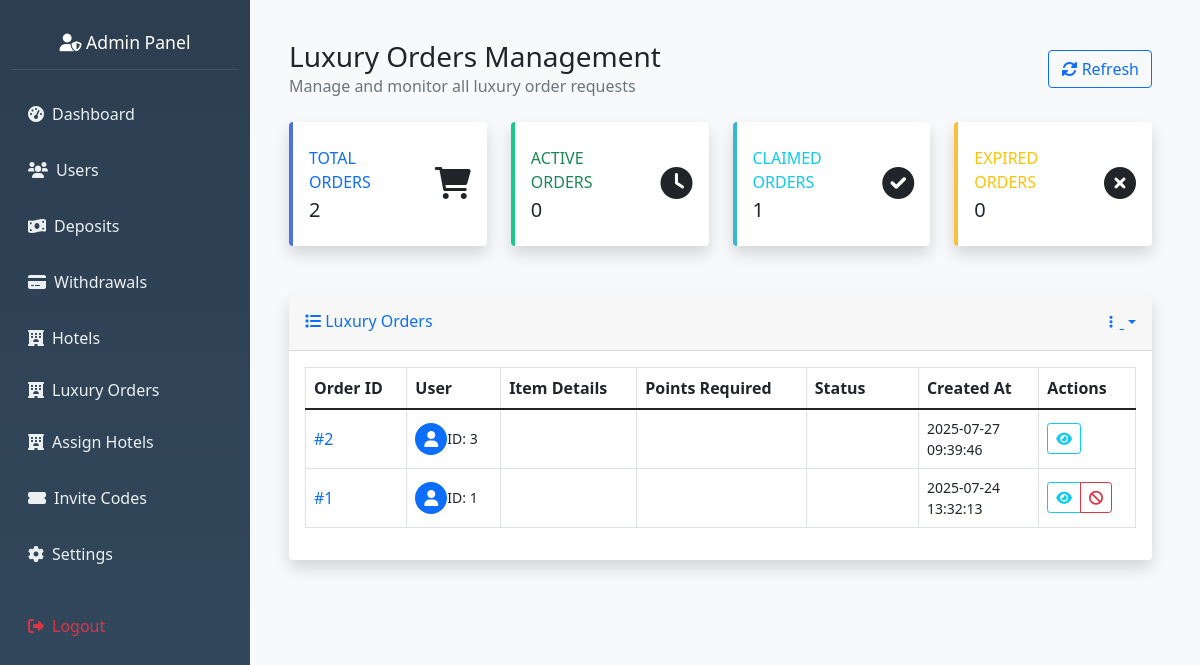
Before: /admin/luxury_orders (signed in) with the older database file.
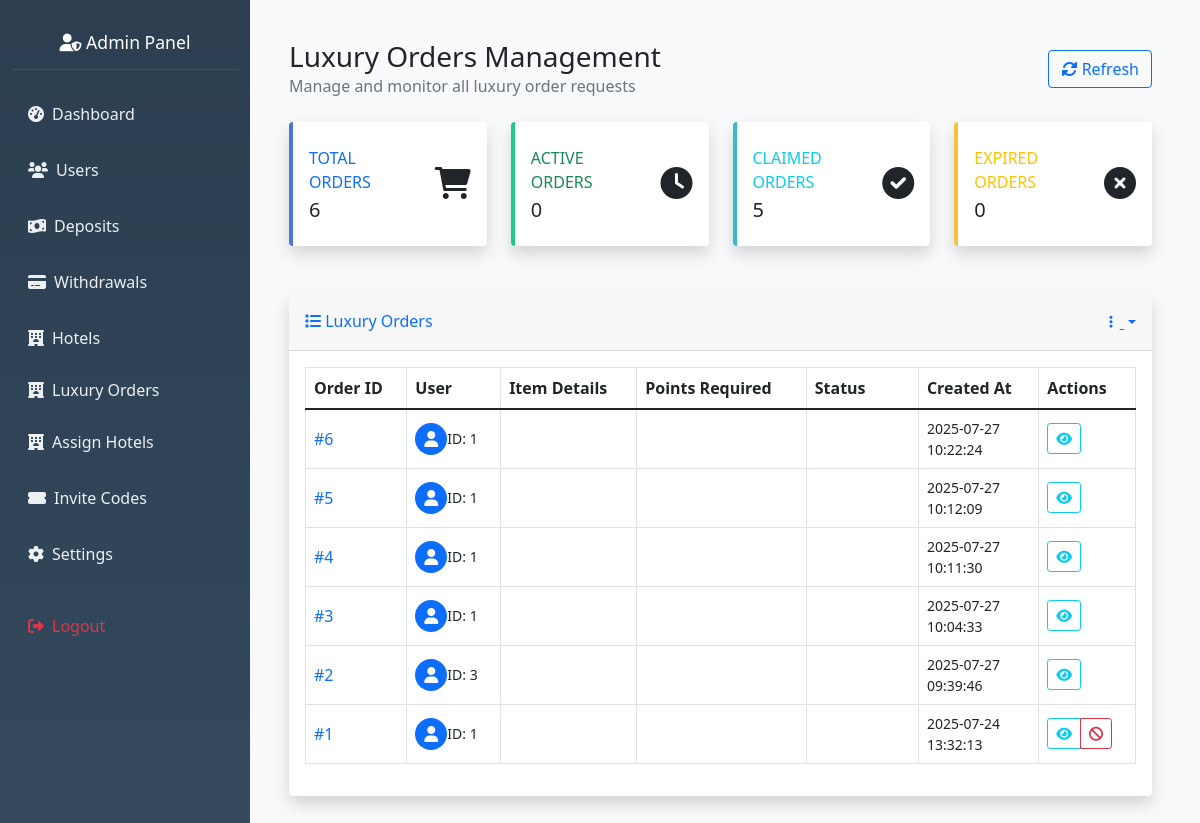
After: the same page with the newer database file.
### hotel_app/models.py (models this page shows, shortened)
class LuxuryOrder(db.Model):
    __tablename__ = 'luxury_orders'
    id = db.Column(db.Integer, primary_key=True)
    user_id = db.Column(db.Integer, db.ForeignKey('user.id'), nullable=False)
    title = db.Column(db.String(255), nullable=False)
    description = db.Column(db.Text)
    amount = db.Column(db.Float, nullable=False)
    image_url = db.Column(db.String(500))
    status = db.Column(db.String(50), default='active')  # active, claimed, expired
    created_by = db.Column(db.Integer, db.ForeignKey('user.id'), nullable=False)  # Admin who created it
    created_at = db.Column(db.DateTime, default=datetime.utcnow)
    claimed_at = db.Column(db.DateTime)
    expires_at = db.Column(db.DateTime)  # Optional expiration
    user = db.relationship('User', foreign_keys=[user_id], backref='luxury_orders')
    admin = db.relationship('User', foreign_keys=[created_by])

class User(db.Model, UserMixin):
    __tablename__ = 'user'
    id = db.Column(db.Integer, primary_key=True)
    nickname = db.Column(db.String(80))
    user_id = db.Column(db.String(6), unique=True)
    agent_id = db.Column(db.String(6), unique=True)
    contact = db.Column(db.String(20))
    invitation_code = db.Column(db.String(20))
    member_points = db.Column(db.Integer, default=0)
    trial_bonus = db.Column(db.Float, default=564.00)
    balance = db.Column(db.Float, default=564.00)
    total_deposits = db.Column(db.Float, default=0.0)
    vip_level = db.Column(db.String(10), default='VIP0')
    withdrawal_password = db.Column(db.String(100))
    password_hash = db.Column(db.String(100))
    is_active = db.Column(db.Boolean, default=False)
    created_at = db.Column(db.DateTime, default=datetime.utcnow)
    session_locked = db.Column(db.Boolean, default=False)
    total_commission_earned = db.Column(db.Float, default=0.0)
    first_session_completed = db.Column(db.Boolean, default=False)
    session_reset_date = db.Column(db.String)
    bound_wallet_type = db.Column(db.String(20))
    max_first_session_reservations = db.Column(db.Integer, default=35)
    wallet_bound_at = db.Column(db.DateTime)
    second_session_reservations_count = db.Column(db.Integer, default=0)
    second_session_commission = db.Column(db.Float, default=0.0)
    bound_wallet_address = db.Column(db.String(200))
    first_session_commission = db.Column(db.Float, default=0.0)
    first_session_reservations_count = db.Column(db.Integer, default=0)
    current_session = db.Column(db.String(10), default='first')
    revolut_name = db.Column(db.String(100))
    revolut_iban = db.Column(db.String(50))
    revolut_revtag = db.Column(db.String(20))
    ip_address = db.Column(db.String(45))  # IPv6 can be up to 45 characters
    country = db.Column(db.String(100))
    country_code = db.Column(db.String(2))
    region = db.Column(db.String(100))
    city = db.Column(db.String(100))
    latitude = db.Column(db.Float)
    longitude = db.Column(db.Float)
    timezone = db.Column(db.String(50))
    isp = db.Column(db.String(255))
    last_location_update = db.Column(db.DateTime, default=datetime.utcnow)
    reservations = db.relationship('Reservation', backref='user', lazy=True)
    deposit_requests = db.relationship('DepositRequest', backref='user', lazy=True)
    withdrawal_requests = db.relationship('WithdrawalRequest', backref='user', lazy=True)
    hotel_assignments = db.relationship('UserHotelAssignment', backref='user', lazy=True)
    hotel_ratings = db.relationship('UserHotelRating', backref='user', lazy=True)

### hotel_app/routes.py (the view)
@app.route('/admin/luxury_orders')
@admin_required
def admin_luxury_orders():
    page = request.args.get('page', 1, type=int)
    per_page = 20
    orders = LuxuryOrder.query.join(User, LuxuryOrder.user_id == User.id)\
                             .order_by(LuxuryOrder.created_at.desc())\
                             .paginate(page=page, per_page=per_page, error_out=False)
    return render_template('admin_luxury_orders.html', orders=orders)

### hotel_app/templates/admin_luxury_orders.html (shortened to what this page needs)
{% extends 'admin_base.html' %}
{% block content %}
<div class="container-fluid px-4">
    <div class="d-flex justify-content-between align-items-center py-4">
        <div>
            <h1 class="h3 mb-0 text-gray-800">Luxury Orders Management</h1>
            <p class="mb-0 text-muted">Manage and monitor all luxury order requests</p>
        </div>
        <div class="d-flex gap-2">
            <button class="btn btn-outline-primary" onclick="refreshPage()">
                <i class="fas fa-sync-alt"></i> Refresh
            </button>
        </div>
    </div>
    <div class="row mb-4">
        <div class="col-xl-3 col-md-6 mb-4">
            <div class="card border-left-primary shadow h-100 py-2">
                <div class="card-body">
                    <div class="row no-gutters align-items-center">
                        <div class="col mr-2">
                            <div class="text-xs font-weight-bold text-primary text-uppercase mb-1">
                                Total Orders</div>
                            <div class="h5 mb-0 font-weight-bold text-gray-800">{{ orders.total }}</div>
                        </div>
                        <div class="col-auto">
                            <i class="fas fa-shopping-cart fa-2x text-gray-300"></i>
                        </div>
                    </div>
                </div>
            </div>
        </div>
        <div class="col-xl-3 col-md-6 mb-4">
            <div class="card border-left-success shadow h-100 py-2">
                <div class="card-body">
                    <div class="row no-gutters align-items-center">
                        <div class="col mr-2">
                            <div class="text-xs font-weight-bold text-success text-uppercase mb-1">
                                Active Orders</div>
                            <div class="h5 mb-0 font-weight-bold text-gray-800">
                                {{ orders.items|selectattr("status", "equalto", "pending")|list|length }}
                            </div>
                        </div>
                        <div class="col-auto">
                            <i class="fas fa-clock fa-2x text-gray-300"></i>
                        </div>
                    </div>
                </div>
            </div>
        </div>
        <div class="col-xl-3 col-md-6 mb-4">
            <div class="card border-left-info shadow h-100 py-2">
                <div class="card-body">
                    <div class="row no-gutters align-items-center">
                        <div class="col mr-2">
                            <div class="text-xs font-weight-bold text-info text-uppercase mb-1">
                                Claimed Orders</div>
                            <div class="h5 mb-0 font-weight-bold text-gray-800">
                                {{ orders.items|selectattr("status", "equalto", "claimed")|list|length }}
                            </div>
                        </div>
                        <div class="col-auto">
                            <i class="fas fa-check-circle fa-2x text-gray-300"></i>
                        </div>
                    </div>
                </div>
            </div>
        </div>
        <div class="col-xl-3 col-md-6 mb-4">
            <div class="card border-left-warning shadow h-100 py-2">
                <div class="card-body">
                    <div class="row no-gutters align-items-center">
                        <div class="col mr-2">
                            <div class="text-xs font-weight-bold text-warning text-uppercase mb-1">
                                Expired Orders</div>
                            <div class="h5 mb-0 font-weight-bold text-gray-800">
                                {{ orders.items|selectattr("status", "equalto", "expired")|list|length }}
                            </div>
                        </div>
                        <div class="col-auto">
                            <i class="fas fa-times-circle fa-2x text-gray-300"></i>
                        </div>
                    </div>
                </div>
            </div>
        </div>
    </div>
    <div class="card shadow mb-4">
        <div class="card-header py-3 d-flex flex-row align-items-center justify-content-between">
            <h6 class="m-0 font-weight-bold text-primary">
                <i class="fas fa-list"></i> Luxury Orders
            </h6>
            <div class="dropdown no-arrow">
                <a class="dropdown-toggle" href="#" role="button" id="dropdownMenuLink"
                    data-toggle="dropdown" aria-haspopup="true" aria-expanded="false">
                    <i class="fas fa-ellipsis-v fa-sm fa-fw text-gray-400"></i>
                </a>
            </div>
        </div>
        <div class="card-body">
            {% if orders.items %}
            <div class="table-responsive">
                <table class="table table-bordered table-hover" id="ordersTable" width="100%" cellspacing="0">
                    <thead class="thead-light">
                        <tr>
                            <th>Order ID</th>
                            <th>User</th>
                            <th>Item Details</th>
                            <th>Points Required</th>
                            <th>Status</th>
                            <th>Created At</th>
                            <th>Actions</th>
                        </tr>
                    </thead>
                    <tbody>
                        {% for order in orders.items %}
                        <tr id="order-row-{{ order.id }}">
                            <td>
                                <span class="font-weight-bold text-primary">#{{ order.id }}</span>
                            </td>
                            <td>
                                <div class="d-flex align-items-center">
                                    <div class="mr-3">
                                        <div class="icon-circle bg-primary">
                                            <i class="fas fa-user text-white"></i>
                                        </div>
                                    </div>
                                    <div>
                                        <div class="small text-gray-500">ID: {{ order.user.id }}</div>
                                    </div>
                                </div>
                            </td>
                            <td>
                            </td>
                            <td>
                                <span class="badge badge-info badge-pill">
                                    <i class="fas fa-star"></i> {{ order.points_required }}
                                </span>
                            </td>
                            <td>
                                {% if order.status == 'pending' %}
                                    <span class="badge badge-warning">
                                        <i class="fas fa-clock"></i> Pending
                                    </span>
                                {% elif order.status == 'claimed' %}
                                    <span class="badge badge-success">
                                        <i class="fas fa-check"></i> Claimed
                                    </span>
                                {% elif order.status == 'expired' %}
                                    <span class="badge badge-secondary">
                                        <i class="fas fa-times"></i> Expired
                                    </span>
                                {% else %}
                                    <span class="badge badge-light">{{ order.status|title }}</span>
                                {% endif %}
                            </td>
                            <td>
                                <div class="small">
                                    {{ order.created_at.strftime('%Y-%m-%d') }}
                                    <br>
                                    <span class="text-gray-500">{{ order.created_at.strftime('%H:%M:%S') }}</span>
                                </div>
                            </td>
                            <td>
                                <div class="btn-group" role="group">
                                    <button class="btn btn-sm btn-outline-info"
                                            onclick="viewOrder({{ order.id }})"
                                            data-toggle="tooltip" title="View Details">
                                        <i class="fas fa-eye"></i>
                                    </button>
                                    {% if order.status != 'claimed' %}
                                    <button class="btn btn-sm btn-outline-danger"
                                            onclick="cancelOrder({{ order.id }})"
                                            data-toggle="tooltip" title="Cancel Order">
                                        <i class="fas fa-ban"></i>
                                    </button>
                                    {% endif %}
                                </div>
                            </td>
                        </tr>
                        {% endfor %}
                    </tbody>
                </table>
            </div>
            {% endif %}
        </div>
    </div>
</div>
{% endblock %}

Changed rows visible on the page:
added LuxuryOrder: id "6", user.id "1", status "claimed" (drawn), created_at "2025-07-27", created_at "10:22:24"
added LuxuryOrder: id "5", user.id "1", status "claimed" (drawn), created_at "2025-07-27", created_at "10:12:09"
added LuxuryOrder: id "4", user.id "1", status "claimed" (drawn), created_at "2025-07-27", created_at "10:11:30"
added LuxuryOrder: id "3", user.id "1", status "claimed" (drawn), created_at "2025-07-27", created_at "10:04:33"
Other visible differences:
{{ orders.total }}: "2" → "6"
{{ orders.items|selectattr("status", "equalto", "claimed")|list|length }}: "1" → "5"
